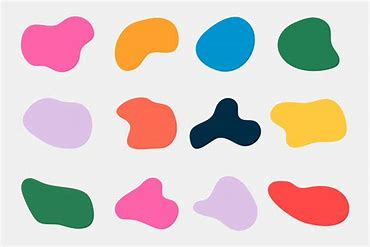
#> input picture codes/Image-Objects-Extraction/shapes.jpg, 370 x 247 px, found by its file name
$ jupyter execute extract-sub-images.ipynb
#> lines starting #> are read from the running program, lines starting #| are printed output that depends on the picture; after the words box and inside, x2 and y2 are one past the last pixel; in counts of white or black regions, pixels touching at a corner belong together
[cell 1]
image_grid = [
    [1, 1, 0, 1, 0, 0, 0, 0],
    [0, 0, 0, 0, 1, 0, 1, 0],
    [1, 0, 1, 0, 0, 0, 0, 0],
    [0, 1, 0, 0, 0, 0, 0, 1],
    [1, 0, 0, 0, 0, 0, 1, 0],
    [0, 0, 0, 0, 0, 1, 0,1],
    [0, 0, 0, 0, 1, 0,1, 0],
    [0, 0, 0, 1, 0,1, 0, 0]
]

[cell 2]
bg_color = 1
fg_color = 0

[cell 3]
rows = len(image_grid)
cols = len(image_grid[0])

[cell 4]
class Coordinates:
    def __init__(self, x, y):
        self.x = x
        self.y = y

    def __repr__(self):
        return f"({self.x}, {self.y})"

[cell 5]
def get_neighbouring_points(image, r, c):
    stack = [Coordinates(r, c)]
    points = []

    while stack:
        coord = stack.pop()
        x, y = coord.x, coord.y

        # Skip if this pixel is already visited or bg
        if image[x][y] != fg_color:
            continue

        # Mark the pixel as visited by changing it to 2
        image[x][y] = 2
        points.append(coord)

        # Check all neighbors (3x3 filter)
        for i in range(-1, 2):
            for j in range(-1, 2):
                nx, ny = x + i, y + j
                # checking the boundary coordinates
                if 0 <= nx < len(image) and 0 <= ny < len(image[0]):
                    # If the neighbor is part of the foreground, add to the stack
                    if image[nx][ny] == fg_color:
                        stack.append(Coordinates(nx, ny))
    return points

[cell 6]
def convert_to_sub_image(old_points):
    # max and min cordinate vals
    min_x = min(point.x for point in old_points)
    max_x = max(point.x for point in old_points)
    min_y = min(point.y for point in old_points)
    max_y = max(point.y for point in old_points)

    new_width = max_y - min_y + 1
    new_height = max_x - min_x + 1

    new_image = [[bg_color] * new_width for _ in range(new_height)]

    for point in old_points:
        new_x = point.x - min_x
        new_y = point.y - min_y
        new_image[new_x][new_y] = fg_color

    return new_image

[cell 7]
def print_image_in_2d(image):
    for row in image:
        print("[" + " ".join(str(col) for col in row) + "]")

[cell 8]
def get_sub_images(image):
    rows = len(image)
    cols = len(image[0])

    sub_images = []

    for r in range(rows):
        for c in range(cols):
            if image[r][c] == fg_color:
                obj_points = get_neighbouring_points(image, r, c)
                sub_image = convert_to_sub_image(obj_points)
                sub_images.append(sub_image)

    for i, sub_image in enumerate(sub_images):
        print("SUB IMAGE #", i + 1)
        print_image_in_2d(sub_image)

[cell 9]
get_sub_images(image_grid)

[cell 10]
import cv2
import numpy as np
import matplotlib.pyplot as plt

def display_images(original, grayscale):
    plt.figure(figsize=(10, 5))

    # iamge 1
    plt.subplot(1, 2, 1)
    plt.imshow(cv2.cvtColor(original, cv2.COLOR_BGR2RGB))
    plt.title("Original Color Image")
    plt.axis('off')

    # image 2
    plt.subplot(1, 2, 2)
    plt.imshow(grayscale, cmap='gray')
    plt.title("Grayscale Image")
    plt.axis('off')

    plt.show()


def load_and_convert_image(image_path):
#> called with image_path = '/content/shapes.jpg'
    original_image = cv2.imread(image_path)
#> original_image is the input picture: shape (247, 370, 3); mean B, G, R 202.7, 204.9, 217.3

    gray_image = cv2.cvtColor(original_image, cv2.COLOR_BGR2GRAY)
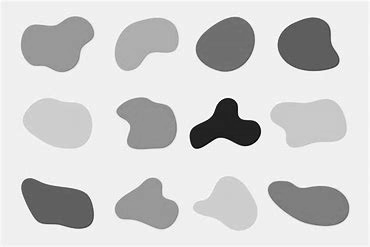
#> gray_image: shape (247, 370); min 3, max 255, mean 208.4

    _, binary_image = cv2.threshold(gray_image, 127, 1, cv2.THRESH_BINARY)
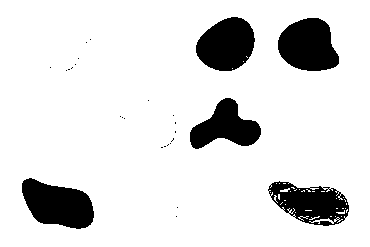
#> binary_image: shape (247, 370); values 0 (black) and 1 (white), 87.4% white; 27 black regions (22 under 20 px), largest, box (x1, y1, x2, y2) and area: (22, 178, 94, 229) 2526, (278, 18, 339, 71) 2463, (196, 17, 255, 71) 2369, (268, 181, 349, 226) 2139, (190, 98, 261, 149) 2012

    display_images(original_image, binary_image)
#> in display_images, `plt.show()`:
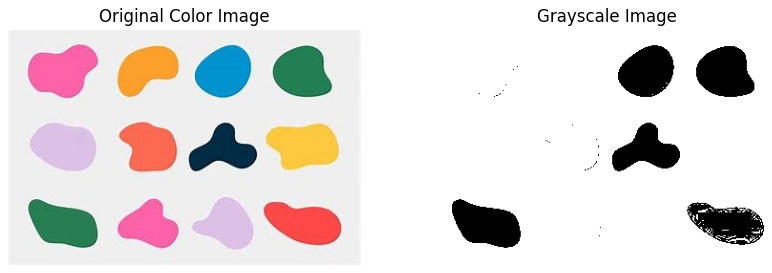
#> figure drawn by matplotlib, 2 panels
    return binary_image

image_path = '/content/shapes.jpg'

binary_image = load_and_convert_image(image_path)

get_sub_images(binary_image)
#> the loop in get_sub_images (call 2), `for i, sub_image in enumerate(sub_images):` made 27 passes
#> sub_image on passes 3, 4, 5, 6, 7, 8, 9, 10, 12, 13, 14, 15: [[0]], [[0]], [[0]], [[0]], [[0]], [[1, 0], [0, 1]], [[0, 0]], [[0]], [[0]], [[0]], [[0]], [[0]]
#> (printed output is left out)
